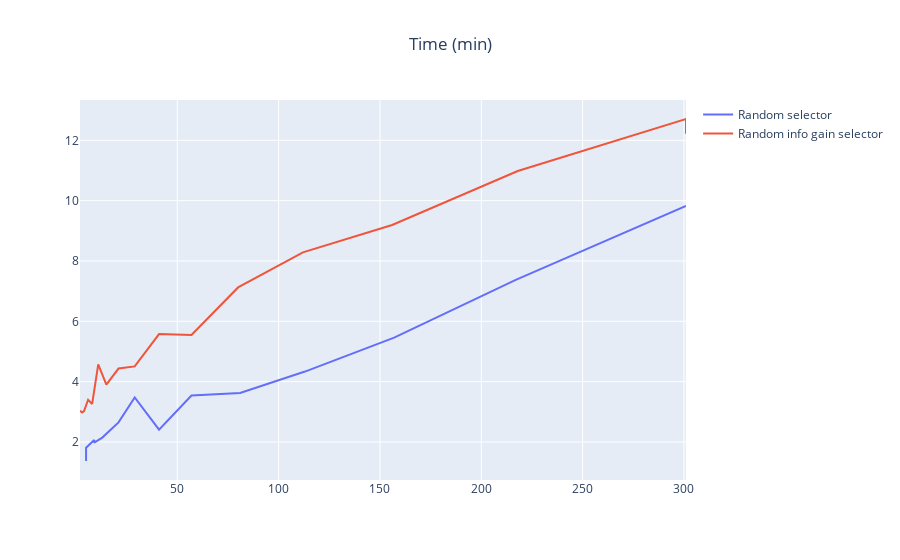

Notebook code for this chart:
### Code cell
import plotly.express as px
import plotly.graph_objects as go

fig = go.Figure()
fig.add_trace(go.Scatter(x=df_res_r.n, y=df_res_r.t/1000/60, mode='lines', name='Random selector'))
fig.add_trace(go.Scatter(x=df_res_rig.n, y=df_res_rig.t/1000/60, mode="lines", name='Random info gain selector'))

fig.update_layout(title_text='Time (min)', title_x=0.5)

fig.show()

### Figure 1 — Plotly figure (JSON) as saved in the notebook; plotly's stock layout.template omitted (floating-point values rounded to 4 significant figures)
{"data": [{"mode": "lines", "name": "Random selector", "type": "scatter", "x": [5, 5, 5, 5, 9, 9, 13, 21, 29, 41, 57, 81, 113, 157, 217, 301], "y": [1.454, 1.485, 1.37, 1.81, 2.063, 1.976, 2.146, 2.649, 3.474, 2.409, 3.54, 3.625, 4.334, 5.46, 7.371, 9.826]}, {"mode": "lines", "name": "Random info gain selector", "type": "scatter", "x": [2, 3, 4, 6, 8, 11, 15, 21, 29, 41, 57, 80, 112, 156, 218, 301, 301, 301], "y": [3.039, 2.979, 3.022, 3.4, 3.261, 4.571, 3.9, 4.435, 4.505, 5.577, 5.545, 7.123, 8.285, 9.192, 10.98, 12.71, 12.22, 12.27]}], "layout": {"title": {"text": "Time (min)", "x": 0.5}}}
